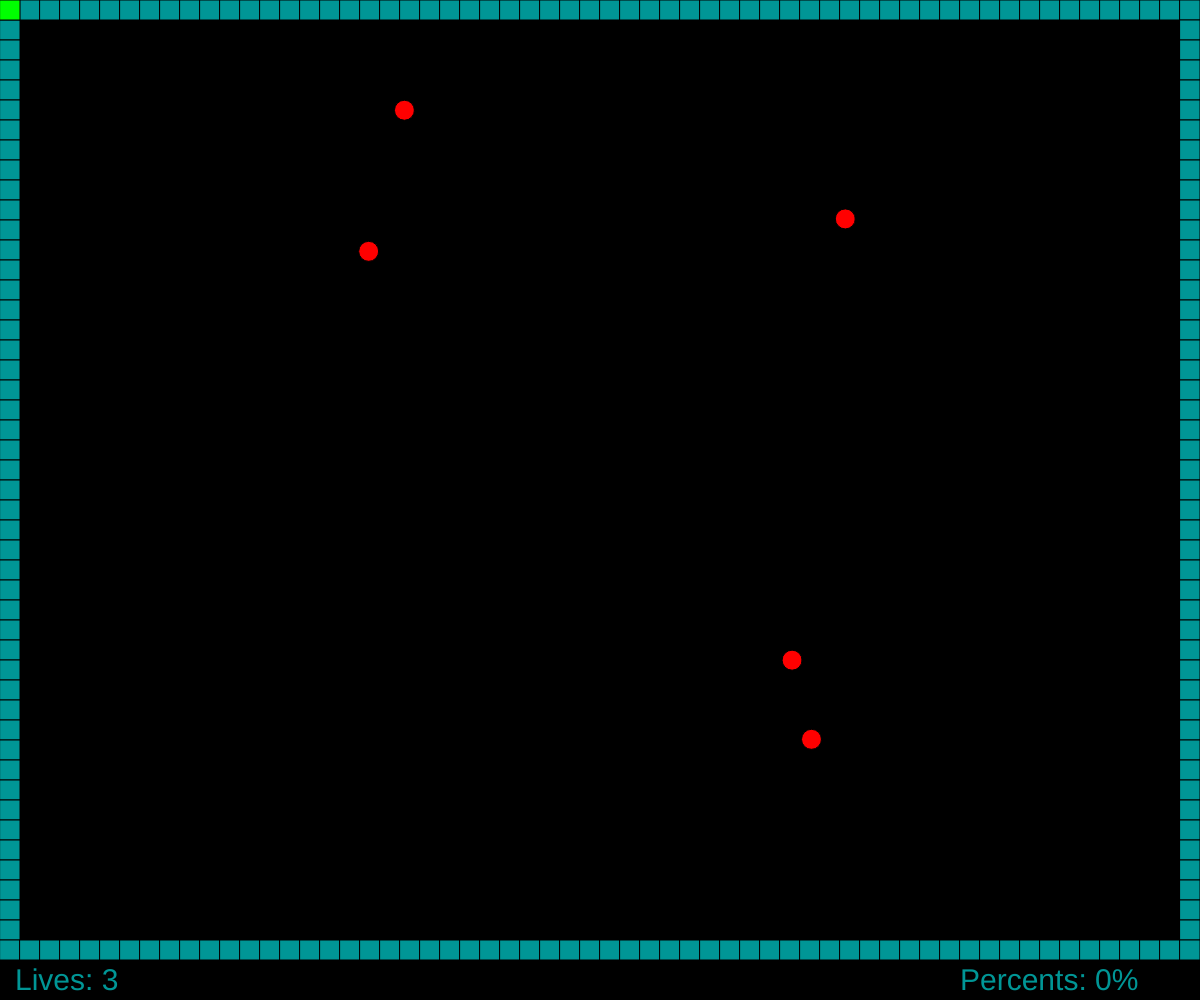
Frame 1 (no input)
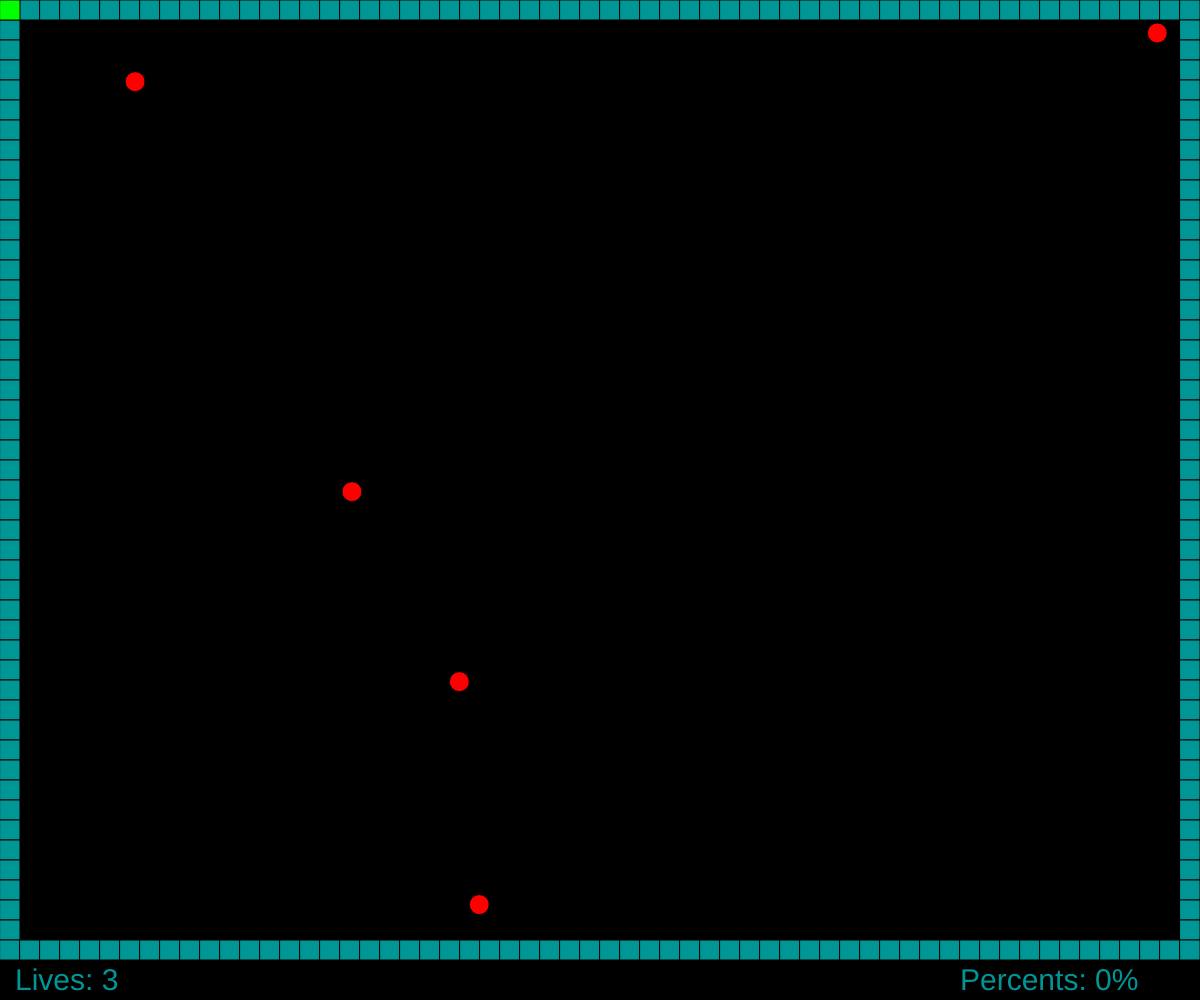
Frame 60 (no input)
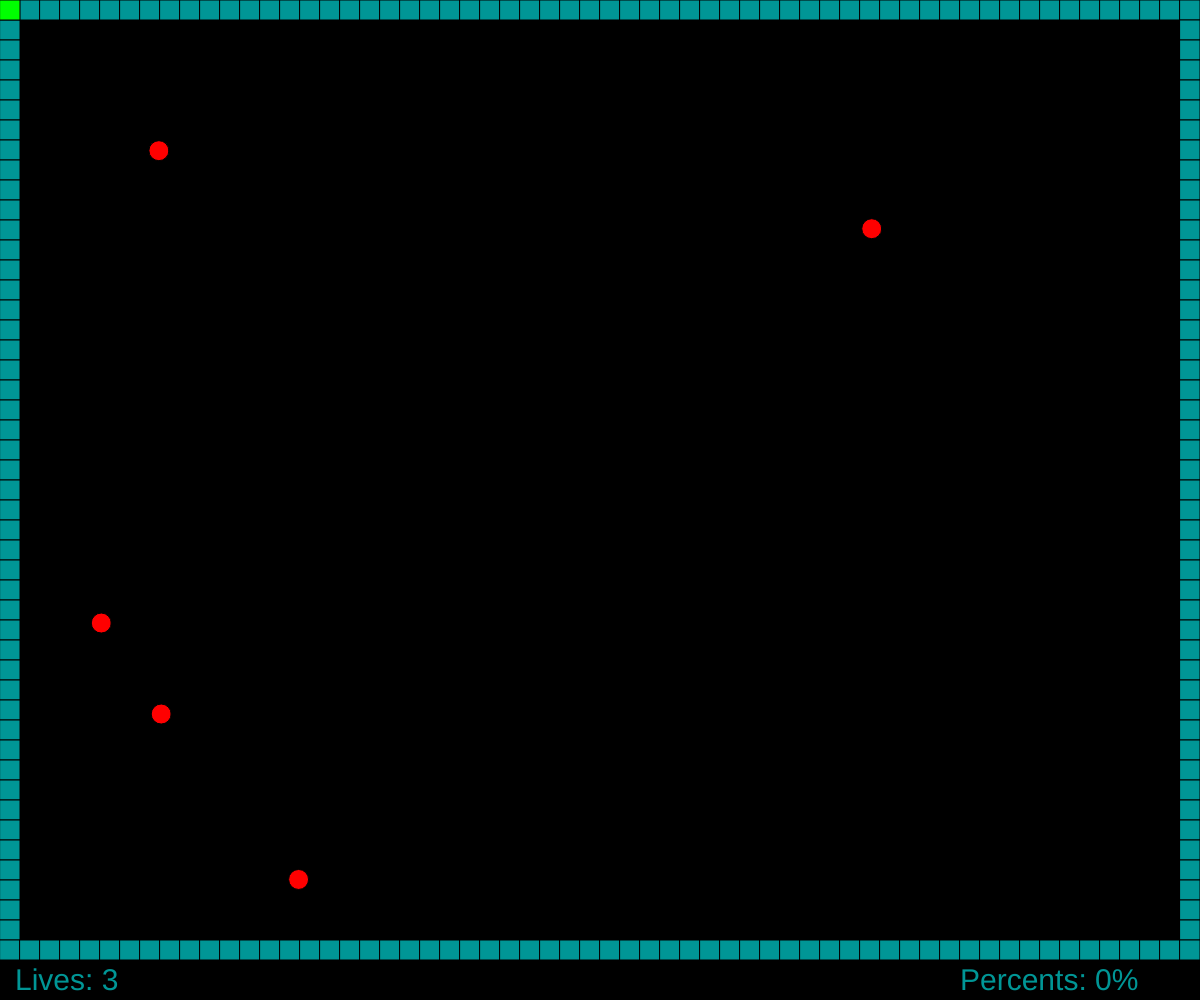
Frame 120 (the mouse pressed at the canvas centre since frame 60)

The p5.js sketch that drew these frames (run headless with seeded random() and noise() and a simulated clock; from frame 60 on, the mouse is pressed at the canvas centre):

// p5.js sketch
// ── sketch.js
let resolution = 20;
let rows, cols;
let map = [];
let player;
let enemyes = [];
let bottomH = 40;
let percents = 0;


function setup() {
	createCanvas(windowWidth, windowHeight);

	textSize(30);

	cols = floor(width / resolution);
	rows = floor((height-bottomH) / resolution);

	startGame();
}



function draw() {
	fillMap();

	countPercents();

	text('Lives: ' + player.lives, 15, height-bottomH+30);
	text('Percents: ' + percents + '%', width-240, height-bottomH+30);

	player.move();
	player.draw();

	for (let i = 0; i < enemyes.length; i++) {
		enemyes[i].move();
		enemyes[i].draw();
	}
}




function fillMap() {
	background(0);

	for (let i = 0; i < cols; i++) {
		for (let j = 0; j < rows; j++) {
			if (map[i][j] == 1) {

				fill(0, 150, 150);
				rect(i * resolution, j * resolution, resolution, resolution);

			} else if (map[i][j] == 2) {

				fill(150, 150, 0);
				rect(i * resolution, j * resolution, resolution, resolution);

			}
		}
	}
}



function keyPressed() {
	switch(keyCode) {
		case 37: player.setDir('left'); break;
		case 38: player.setDir('up'); break;
		case 39: player.setDir('right'); break;
		case 40: player.setDir('down'); break;
	}
}



// function mouseClicked() {
// 	let x = floor(mouseX / resolution);
// 	let y = floor(mouseY / resolution);
// 	let a = [];

// 	getTile(a, x, y)
// 	console.log(x, y, a);
// 	count = 0;
// }



// function mouseMoved() {
// 	enemyes[0].pos.x = mouseX;
// 	enemyes[0].pos.y = mouseY;
// }



function startGame() {
	player = new Player();

	for (let i = 0; i < 5; i++) {
		enemyes[i] = new Enemy();
	}


	for(let i = 0; i < cols; i++) {
		map[i] = [];

		for(let j = 0; j < rows; j++) {
			if (i == 0 || j == 0 || i == cols-1 || j == rows-1) {
				map[i][j] = 1;
			} else {
				map[i][j] = 0;
			}
		}
	}
}



function countPercents() {
	let countAll = (cols-2) * (rows-2);
	let oneP = countAll / 100;
	let count = 0;

	for(let i = 1; i < cols-1; i++) {
		for(let j = 1; j < rows-1; j++) {
			if (map[i][j] === 1) count++;
		}
	}

	percents = floor(count * 100 / countAll);
}








// ── enemy.js
function Enemy() {
	let x = random(resolution*2, width-resolution*2);
	let y = random(resolution*2, (height - bottomH)-resolution*2);
	this.pos = createVector(x, y);
	this.dir = createVector(random(-1, 1), random(-1, 1));
	this.dir.setMag(1);
	this.speed = random(3, 7);
	this.r = resolution/2;
}



Enemy.prototype.draw = function() {
	fill('red');

	ellipse(this.pos.x, this.pos.y, resolution, resolution);
};



Enemy.prototype.move = function() {
	let x = floor((this.pos.x-this.r) / resolution);
	let y = floor((this.pos.y) / resolution);

	if (map[x][y] == 1) this.dir.x *= -1;
	if (map[x][y] == 2) player.die();


	x = floor((this.pos.x+this.r) / resolution);

	if (map[x][y] == 1) this.dir.x *= -1;
	if (map[x][y] == 2) player.die();


	x = floor((this.pos.x) / resolution);
	y = floor((this.pos.y-this.r) / resolution);

	if (map[x][y] == 1) this.dir.y *= -1;
	if (map[x][y] == 2) player.die();


	x = floor((this.pos.x) / resolution);
	y = floor((this.pos.y+this.r) / resolution);

	if (map[x][y] == 1) this.dir.y *= -1;
	if (map[x][y] == 2) player.die();




	this.pos.add(this.dir.copy().mult(this.speed));
};

// ── player.js
function Player() {
	this.posFloat = createVector(0, 0);
	this.posLast = createVector(0, 0);
	this.pos = createVector(0, 0);
	this.dir = createVector(0, 0);
	this.speed = .2;
	this.drawing = false;
	this.lives = 3;
}



Player.prototype.draw = function() {
	fill('lime');

	rect(this.pos.x * resolution, this.pos.y * resolution, resolution, resolution);
};



Player.prototype.move = function() {
	if (this.dir.side == 'left'  && this.pos.x <= 0) return;
	if (this.dir.side == 'up'    && this.pos.y <= 0) return;
	if (this.dir.side == 'right' && this.pos.x >= cols-1) return;
	if (this.dir.side == 'down'  && this.pos.y >= rows-1) return;

	this.posFloat.add(this.dir.copy().mult(this.speed));
	this.pos.x = floor(this.posFloat.x);
	this.pos.y = floor(this.posFloat.y);


	if (map[this.posLast.x][this.posLast.y] == 0 && !this.posLast.equals(this.pos)) {
		this.drawing = true;
		map[this.posLast.x][this.posLast.y] = 2;
	}

	this.posLast.x = this.pos.x;
	this.posLast.y = this.pos.y;

	if (map[this.pos.x][this.pos.y] == 2) {
		console.log(this.pos.x, this.pos.y);
		this.die();
	}


	this.fill();
};



Player.prototype.fill = function() {
	if (this.drawing && map[this.pos.x][this.pos.y] === 1) {
		this.drawing = false;

		for (let i = 0; i < enemyes.length; i++) {
			let x = floor(enemyes[i].pos.x / resolution);
			let y = floor(enemyes[i].pos.y / resolution);

			this.getTile(x, y);
		}


		this.dir.x = 0;
		this.dir.y = 0;

		for (let i = 1; i < cols-1; i++) {
			for (let j = 1; j < rows-1; j++) {
				let m = map[i][j];

				if (m == 0 || m == 2) {
					map[i][j] = 1;
				} else if (m == -1) {
					map[i][j] = 0;
				}
			}
		}
	}
};



Player.prototype.setDir = function(dir) {
	if (dir == 'left') {

		this.dir.x = -1;
		this.dir.y = 0;
		this.dir.side = 'left';

	} else if (dir == 'up') {

		this.dir.x = 0;
		this.dir.y = -1;
		this.dir.side = 'up';

	} else if (dir == 'right') {

		this.dir.x = 1;
		this.dir.y = 0;
		this.dir.side = 'right';

	} else if (dir == 'down') {

		this.dir.x = 0;
		this.dir.y = 1;
		this.dir.side = 'down';

	}
};




Player.prototype.getTile = function(x, y) {
	if (map[x][y] === 0) {
		map[x][y] = -1;
	}

	if (map[x][y-1] === 0) this.getTile(x, y-1);
	if (map[x][y+1] === 0) this.getTile(x, y+1);
	if (map[x-1][y] === 0) this.getTile(x-1, y);
	if (map[x+1][y] === 0) this.getTile(x+1, y);
}



Player.prototype.die = function() {
	if (--this.lives <= 0) {

		startGame();

	} else {

		for (let i = 1; i < cols-1; i++) {
			for (let j = 1; j < rows-1; j++) {
				if (map[i][j] == 2) map[i][j] = 0;
			}
		}

		this.posFloat.x = 0;
		this.posFloat.y = 0;
		this.posLast.x = 0;
		this.posLast.y = 0;
		this.pos.x = 0;
		this.pos.y = 0;
	}
};
